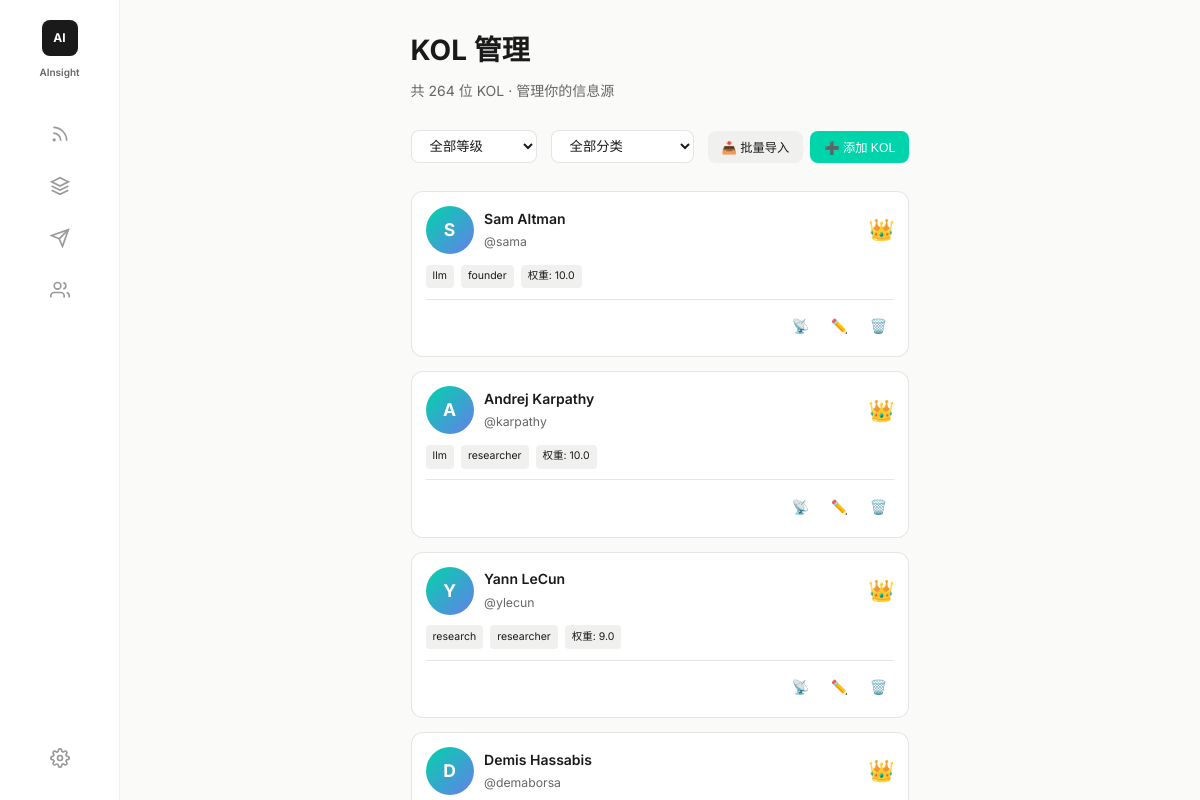
Screenshot of /kols with the database file from the repository.
### src/database/models.py (models this page shows, shortened)
class KOL(Base):
    __tablename__ = "kols"
    id = Column(Integer, primary_key=True, autoincrement=True)
    name = Column(String(100), nullable=False, comment="显示名称")
    handle = Column(String(100), unique=True, nullable=False, comment="唯一标识 (@karpathy)")
    platform = Column(String(20), default="x", comment="平台: x/github/blog")
    avatar_url = Column(String(500), comment="头像 URL")
    bio = Column(Text, comment="简介")
    role = Column(SQLEnum(KOLRoleEnum), default=KOLRoleEnum.INFLUENCER, comment="KOL 角色")
    category = Column(SQLEnum(KOLCategoryEnum), default=KOLCategoryEnum.GENERAL, comment="关注领域")
    tier = Column(SQLEnum(KOLTierEnum), default=KOLTierEnum.OBSERVER, comment="KOL 等级")
    credibility_score = Column(Float, default=0.5, comment="可信度评分 0-1")
    weight = Column(Float, default=1.0, comment="聚类权重 0.1-10.0")
    followers = Column(Integer, default=0, comment="粉丝数")
    following = Column(Integer, default=0, comment="关注数")
    rss_url = Column(String(500), comment="RSS 订阅地址 (Nitter/RSSHub)")
    is_active = Column(Boolean, default=True, comment="是否活跃追踪")
    last_fetched_at = Column(DateTime, comment="上次抓取时间")
    extra_data = Column(JSON, comment="额外数据")
    created_at = Column(DateTime, server_default=func.now())
    updated_at = Column(DateTime, server_default=func.now(), onupdate=func.now())
    raw_contents = relationship("RawContent", back_populates="kol")
    __table_args__ = (
        Index("idx_kols_tier", "tier"),
        Index("idx_kols_platform", "platform"),
        Index("idx_kols_handle", "handle"),
        Index("idx_kols_role", "role"),
        Index("idx_kols_category", "category"),
    )

### src/web/app.py (the view)
@app.get("/kols", response_class=HTMLResponse)
async def kols_page(
    request: Request,
    tier: Optional[str] = None,
    category: Optional[str] = None,
    page: int = Query(1, ge=1),
):
    limit = 50
    offset = (page - 1) * limit
    from sqlalchemy import select, func as sql_func
    stmt = select(KOL)
    if tier:
        try:
            stmt = stmt.where(KOL.tier == KOLTierEnum(tier))
        except ValueError:
            pass
    if category:
        try:
            stmt = stmt.where(KOL.category == KOLCategoryEnum(category))
        except ValueError:
            pass
    stmt = stmt.order_by(KOL.weight.desc(), KOL.created_at.desc())
    stmt = stmt.offset(offset).limit(limit)
    async with db.session() as session:
        result = await session.execute(stmt)
        kols = result.scalars().all()
        count_stmt = select(sql_func.count(KOL.id))
        count_result = await session.execute(count_stmt)
        total = count_result.scalar() or 0
    tiers = [
        {"value": "god", "label": "God Tier", "emoji": "👑"},
        {"value": "expert", "label": "Expert", "emoji": "🎯"},
        {"value": "insider", "label": "Insider", "emoji": "🔮"},
        {"value": "observer", "label": "Observer", "emoji": "👀"},
    ]
    categories = [
        {"value": "ai_researcher", "label": "AI 研究员", "emoji": "🔬"},
        {"value": "founder_ceo", "label": "创始人/CEO", "emoji": "🚀"},
        {"value": "vc_investor", "label": "投资人", "emoji": "💰"},
        {"value": "engineer", "label": "工程师", "emoji": "👨‍💻"},
        {"value": "journalist", "label": "记者/媒体", "emoji": "📰"},
        {"value": "influencer", "label": "KOL/博主", "emoji": "🎤"},
    ]
    return templates.TemplateResponse("kols.html", {
        "request": request,
        "kols": kols,
        "total": total,
        "tiers": tiers,
        "categories": categories,
        "current_tier": tier,
        "current_category": category,
        "page": page,
        "nitter_instance": NITTER_INSTANCE,
    })

### src/web/templates/kols.html (shortened to what this page needs)
{% extends "base.html" %}
{% block content %}
<div class="kol-page">
    <div class="page-header">
        <h1>KOL 管理</h1>
        <p class="subtitle">共 {{ total }} 位 KOL · 管理你的信息源</p>
    </div>
    <div class="action-bar">
        <div class="filters">
            <select id="tierFilter" onchange="applyFilters()">
                <option value="">全部等级</option>
            </select>
            <select id="categoryFilter" onchange="applyFilters()">
                <option value="">全部分类</option>
            </select>
        </div>
        <div class="actions">
            <button class="btn btn-secondary" onclick="showBatchImport()">
                📥 批量导入
            </button>
            <button class="btn btn-primary" onclick="showAddKol()">
                ➕ 添加 KOL
            </button>
        </div>
    </div>
    <div class="kol-grid">
        {% for kol in kols %}
        <div class="kol-card" data-id="{{ kol.id }}">
            <div class="kol-header">
                <div class="kol-avatar">
                    {{ kol.name[0] if kol.name else '@' }}
                </div>
                <div class="kol-info">
                    <h3 class="kol-name">{{ kol.name or kol.handle }}</h3>
                    <a href="https://x.com/{{ kol.handle }}" target="_blank" class="kol-handle">
                        @{{ kol.handle }}
                    </a>
                </div>
                <div class="kol-tier tier-{{ kol.tier.value if kol.tier else 'observer' }}">
                    {% if kol.tier and kol.tier.value == 'god' %}👑
                    {% elif kol.tier and kol.tier.value == 'expert' %}🎯
                    {% elif kol.tier and kol.tier.value == 'insider' %}🔮
                    {% else %}👀{% endif %}
                </div>
            </div>
            <div class="kol-meta">
                {% if kol.category %}
                <span class="tag category-tag">
                    {% if kol.category.value == 'ai_researcher' %}🔬 研究员
                    {% elif kol.category.value == 'founder_ceo' %}🚀 创始人
                    {% elif kol.category.value == 'vc_investor' %}💰 投资人
                    {% elif kol.category.value == 'engineer' %}👨‍💻 工程师
                    {% elif kol.category.value == 'journalist' %}📰 媒体
                    {% elif kol.category.value == 'influencer' %}🎤 博主
                    {% else %}{{ kol.category.value }}{% endif %}
                </span>
                {% endif %}
                {% if kol.role %}
                <span class="tag role-tag">{{ kol.role.value }}</span>
                {% endif %}
                <span class="tag weight-tag">权重: {{ "%.1f"|format(kol.weight) }}</span>
            </div>
            <div class="kol-actions">
                <a href="{{ nitter_instance }}/{{ kol.handle }}/rss" target="_blank" class="btn-icon" title="RSS 订阅">
                    📡
                </a>
                <button class="btn-icon" onclick="editKol({{ kol.id }}, '{{ kol.handle }}', '{{ kol.name }}', '{{ kol.tier.value if kol.tier else 'observer' }}', '{{ kol.category.value if kol.category else '' }}', {{ kol.weight }})" title="编辑">
                    ✏️
                </button>
                <button class="btn-icon btn-danger" onclick="deleteKol({{ kol.id }}, '{{ kol.handle }}')" title="删除">
                    🗑️
                </button>
            </div>
        </div>
        {% endfor %}
    </div>
</div>
{% endblock %}

### src/web/static/css/style.css (style rules this page uses)
:root { --bg-cream: #FAFAF8; --bg-white: #FFFFFF; --bg-hover: #F5F5F3; --bg-primary: #FAFAF8; --bg-secondary: #FFFFFF; --bg-tertiary: #F0F0EE; --text-primary: #1A1A1A; --text-secondary: #666666; --text-muted: #999999; --cyber-green: #00D4AA; --cyber-green-light: rgba(0, 212, 170, 0.1); --accent-color: #00D4AA; --border-light: rgba(0, 0, 0, 0.06); --border-divider: rgba(0, 0, 0, 0.08); --border-color: rgba(0, 0, 0, 0.1); --sidebar-width: calc(100vw / 7); --font-family: 'Inter', -apple-system, BlinkMacSystemFont, 'SF Pro Display', system-ui, sans-serif; --timeline-height: 60px; }
*, *::before, *::after { box-sizing: border-box; margin: 0; padding: 0; }
html, body { width: 100vw; height: 100vh; overflow: hidden; font-family: var(--font-family); font-size: 14px; line-height: 1.6; color: var(--text-primary); background: var(--bg-cream); -webkit-font-smoothing: antialiased; }
a { color: inherit; text-decoration: none; }

### src/web/templates/kols.html (style rules this page uses)
.kol-page { max-width: 1400px; margin: 0 auto; padding: 2rem; }
.page-header { margin-bottom: 2rem; }
.page-header h1 { font-size: 2rem; margin-bottom: 0.5rem; }
.subtitle { color: var(--text-secondary); }
.action-bar { display: flex; justify-content: space-between; align-items: center; margin-bottom: 2rem; flex-wrap: wrap; gap: 1rem; }
.filters { display: flex; gap: 1rem; }
.filters select { padding: 0.5rem 1rem; border: 1px solid var(--border-color); border-radius: 8px; background: var(--bg-secondary); color: var(--text-primary); cursor: pointer; }
.actions { display: flex; gap: 0.5rem; }
.kol-grid { display: grid; grid-template-columns: repeat(auto-fill, minmax(320px, 1fr)); gap: 1rem; }
.kol-card { background: var(--bg-secondary); border: 1px solid var(--border-color); border-radius: 12px; padding: 1rem; transition: all 0.2s; }
.kol-header { display: flex; align-items: center; gap: 0.75rem; margin-bottom: 0.75rem; }
.kol-avatar { width: 48px; height: 48px; border-radius: 50%; background: linear-gradient(135deg, var(--accent-color), #667eea); display: flex; align-items: center; justify-content: center; font-size: 1.25rem; font-weight: bold; color: white; }
.kol-info { flex: 1; min-width: 0; }
.kol-name { font-size: 1rem; font-weight: 600; margin: 0; white-space: nowrap; overflow: hidden; text-overflow: ellipsis; }
.kol-handle { color: var(--text-secondary); font-size: 0.875rem; text-decoration: none; }
.kol-tier { font-size: 1.5rem; }
.kol-meta { display: flex; flex-wrap: wrap; gap: 0.5rem; margin-bottom: 0.75rem; }
.tag { padding: 0.25rem 0.5rem; border-radius: 4px; font-size: 0.75rem; background: var(--bg-tertiary); }
.kol-actions { display: flex; justify-content: flex-end; gap: 0.5rem; padding-top: 0.75rem; border-top: 1px solid var(--border-color); }
.btn-icon { width: 32px; height: 32px; border: none; background: transparent; cursor: pointer; border-radius: 6px; font-size: 1rem; transition: background 0.2s; text-decoration: none; display: flex; align-items: center; justify-content: center; }
.btn { padding: 0.5rem 1rem; border: none; border-radius: 8px; cursor: pointer; font-size: 0.875rem; transition: all 0.2s; }
.btn-primary { background: var(--accent-color); color: white; }
.btn-secondary { background: var(--bg-tertiary); color: var(--text-primary); }

### rows the page displays
KOL: name "S", name "Sam Altman", handle "sama", category.value "llm", role.value "founder", weight "10.0"
KOL: name "A", name "Andrej Karpathy", handle "karpathy", category.value "llm", role.value "researcher", weight "10.0"
KOL: name "Y", name "Yann LeCun", handle "ylecun", category.value "research", role.value "researcher", weight "9.0"
KOL: name "D", name "Demis Hassabis", handle "demaborsa"

### other values shown
{{ total }} "264"
